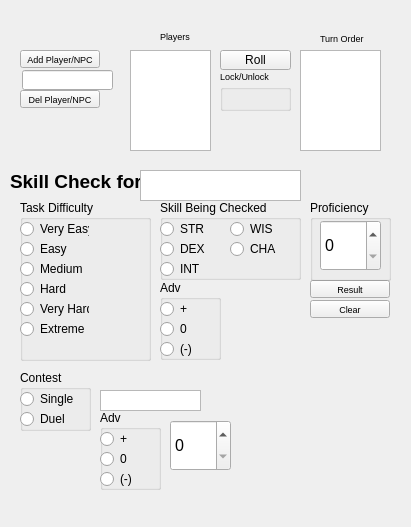
<?xml version="1.0" encoding="UTF-8"?>
<ui version="4.0">
 <class>Widget</class>
 <widget class="QWidget" name="Widget">
  <property name="geometry">
   <rect>
    <x>0</x>
    <y>0</y>
    <width>411</width>
    <height>527</height>
   </rect>
  </property>
  <property name="windowTitle">
   <string>Widget</string>
  </property>
  <widget class="QPushButton" name="AbilityCheck_Result">
   <property name="geometry">
    <rect>
     <x>310</x>
     <y>280</y>
     <width>80</width>
     <height>18</height>
    </rect>
   </property>
   <property name="font">
    <font>
     <pointsize>7</pointsize>
    </font>
   </property>
   <property name="text">
    <string>Result</string>
   </property>
  </widget>
  <widget class="QGroupBox" name="groupBox">
   <property name="geometry">
    <rect>
     <x>20</x>
     <y>200</y>
     <width>131</width>
     <height>161</height>
    </rect>
   </property>
   <property name="title">
    <string>Task Difficulty</string>
   </property>
   <widget class="QRadioButton" name="TaskDifficulty_vEasy">
    <property name="geometry">
     <rect>
      <x>0</x>
      <y>20</y>
      <width>69</width>
      <height>18</height>
     </rect>
    </property>
    <property name="text">
     <string>Very Easy</string>
    </property>
   </widget>
   <widget class="QRadioButton" name="TaskDifficulty_Easy">
    <property name="geometry">
     <rect>
      <x>0</x>
      <y>40</y>
      <width>69</width>
      <height>18</height>
     </rect>
    </property>
    <property name="text">
     <string>Easy</string>
    </property>
   </widget>
   <widget class="QRadioButton" name="TaskDifficulty_Medium">
    <property name="geometry">
     <rect>
      <x>0</x>
      <y>60</y>
      <width>69</width>
      <height>18</height>
     </rect>
    </property>
    <property name="text">
     <string>Medium</string>
    </property>
   </widget>
   <widget class="QRadioButton" name="TaskDifficulty_Hard">
    <property name="geometry">
     <rect>
      <x>0</x>
      <y>80</y>
      <width>69</width>
      <height>18</height>
     </rect>
    </property>
    <property name="text">
     <string>Hard</string>
    </property>
   </widget>
   <widget class="QRadioButton" name="TaskDifficulty_vHard">
    <property name="geometry">
     <rect>
      <x>0</x>
      <y>100</y>
      <width>69</width>
      <height>18</height>
     </rect>
    </property>
    <property name="text">
     <string>Very Hard</string>
    </property>
   </widget>
   <widget class="QRadioButton" name="TaskDifficulty_Extreme">
    <property name="geometry">
     <rect>
      <x>0</x>
      <y>120</y>
      <width>69</width>
      <height>18</height>
     </rect>
    </property>
    <property name="text">
     <string>Extreme</string>
    </property>
   </widget>
  </widget>
  <widget class="QGroupBox" name="groupBox_2">
   <property name="geometry">
    <rect>
     <x>160</x>
     <y>280</y>
     <width>61</width>
     <height>80</height>
    </rect>
   </property>
   <property name="title">
    <string>Adv</string>
   </property>
   <widget class="QRadioButton" name="Advantage_positive">
    <property name="geometry">
     <rect>
      <x>0</x>
      <y>20</y>
      <width>69</width>
      <height>18</height>
     </rect>
    </property>
    <property name="text">
     <string>+</string>
    </property>
   </widget>
   <widget class="QRadioButton" name="Advantage_neutral">
    <property name="geometry">
     <rect>
      <x>0</x>
      <y>40</y>
      <width>69</width>
      <height>18</height>
     </rect>
    </property>
    <property name="text">
     <string>0</string>
    </property>
   </widget>
   <widget class="QRadioButton" name="Advantage_negative">
    <property name="geometry">
     <rect>
      <x>0</x>
      <y>60</y>
      <width>69</width>
      <height>18</height>
     </rect>
    </property>
    <property name="text">
     <string>(-)</string>
    </property>
   </widget>
  </widget>
  <widget class="QGroupBox" name="groupBox_3">
   <property name="geometry">
    <rect>
     <x>20</x>
     <y>370</y>
     <width>71</width>
     <height>61</height>
    </rect>
   </property>
   <property name="title">
    <string>Contest</string>
   </property>
   <widget class="QRadioButton" name="Contest_Single">
    <property name="geometry">
     <rect>
      <x>0</x>
      <y>20</y>
      <width>69</width>
      <height>18</height>
     </rect>
    </property>
    <property name="text">
     <string>Single</string>
    </property>
   </widget>
   <widget class="QRadioButton" name="Contest_Duel">
    <property name="geometry">
     <rect>
      <x>0</x>
      <y>40</y>
      <width>69</width>
      <height>18</height>
     </rect>
    </property>
    <property name="text">
     <string>Duel</string>
    </property>
   </widget>
  </widget>
  <widget class="QGroupBox" name="groupBox_4">
   <property name="geometry">
    <rect>
     <x>160</x>
     <y>200</y>
     <width>141</width>
     <height>80</height>
    </rect>
   </property>
   <property name="title">
    <string>Skill Being Checked</string>
   </property>
   <widget class="QRadioButton" name="SkillCheck_STR">
    <property name="geometry">
     <rect>
      <x>0</x>
      <y>20</y>
      <width>69</width>
      <height>18</height>
     </rect>
    </property>
    <property name="text">
     <string>STR</string>
    </property>
   </widget>
   <widget class="QRadioButton" name="SkillCheck_DEX">
    <property name="geometry">
     <rect>
      <x>0</x>
      <y>40</y>
      <width>69</width>
      <height>18</height>
     </rect>
    </property>
    <property name="text">
     <string>DEX</string>
    </property>
   </widget>
   <widget class="QRadioButton" name="SkillCheck_INT">
    <property name="geometry">
     <rect>
      <x>0</x>
      <y>60</y>
      <width>69</width>
      <height>18</height>
     </rect>
    </property>
    <property name="text">
     <string>INT</string>
    </property>
   </widget>
   <widget class="QRadioButton" name="SkillCheck_WIS">
    <property name="geometry">
     <rect>
      <x>70</x>
      <y>20</y>
      <width>69</width>
      <height>18</height>
     </rect>
    </property>
    <property name="text">
     <string>WIS</string>
    </property>
   </widget>
   <widget class="QRadioButton" name="SkillCheck_CHA">
    <property name="geometry">
     <rect>
      <x>70</x>
      <y>40</y>
      <width>69</width>
      <height>18</height>
     </rect>
    </property>
    <property name="text">
     <string>CHA</string>
    </property>
   </widget>
  </widget>
  <widget class="QLabel" name="label">
   <property name="geometry">
    <rect>
     <x>10</x>
     <y>170</y>
     <width>131</width>
     <height>21</height>
    </rect>
   </property>
   <property name="text">
    <string>&lt;html&gt;&lt;head/&gt;&lt;body&gt;&lt;p&gt;&lt;span style=&quot; font-size:14pt; font-weight:700;&quot;&gt;Skill Check for&lt;/span&gt;&lt;/p&gt;&lt;/body&gt;&lt;/html&gt;</string>
   </property>
  </widget>
  <widget class="QPushButton" name="initRoll">
   <property name="geometry">
    <rect>
     <x>220</x>
     <y>50</y>
     <width>71</width>
     <height>20</height>
    </rect>
   </property>
   <property name="text">
    <string>Roll</string>
   </property>
  </widget>
  <widget class="QGroupBox" name="groupBox_5">
   <property name="geometry">
    <rect>
     <x>220</x>
     <y>70</y>
     <width>71</width>
     <height>41</height>
    </rect>
   </property>
   <property name="font">
    <font>
     <pointsize>7</pointsize>
    </font>
   </property>
   <property name="title">
    <string>Lock/Unlock</string>
   </property>
  </widget>
  <widget class="QListWidget" name="listWidget">
   <property name="geometry">
    <rect>
     <x>300</x>
     <y>50</y>
     <width>81</width>
     <height>101</height>
    </rect>
   </property>
   <property name="styleSheet">
    <string notr="true">font: 7pt &quot;Segoe UI&quot;;</string>
   </property>
  </widget>
  <widget class="QLabel" name="label_2">
   <property name="geometry">
    <rect>
     <x>160</x>
     <y>30</y>
     <width>37</width>
     <height>12</height>
    </rect>
   </property>
   <property name="font">
    <font>
     <pointsize>7</pointsize>
    </font>
   </property>
   <property name="text">
    <string>Players</string>
   </property>
  </widget>
  <widget class="QListWidget" name="listWidget2">
   <property name="geometry">
    <rect>
     <x>140</x>
     <y>170</y>
     <width>161</width>
     <height>31</height>
    </rect>
   </property>
  </widget>
  <widget class="QPushButton" name="SkillCheck_Clear">
   <property name="geometry">
    <rect>
     <x>310</x>
     <y>300</y>
     <width>80</width>
     <height>18</height>
    </rect>
   </property>
   <property name="font">
    <font>
     <pointsize>7</pointsize>
    </font>
   </property>
   <property name="text">
    <string>Clear</string>
   </property>
  </widget>
  <widget class="QPushButton" name="addPlayer">
   <property name="geometry">
    <rect>
     <x>20</x>
     <y>50</y>
     <width>80</width>
     <height>18</height>
    </rect>
   </property>
   <property name="font">
    <font>
     <pointsize>7</pointsize>
    </font>
   </property>
   <property name="text">
    <string>Add Player/NPC</string>
   </property>
  </widget>
  <widget class="QPushButton" name="delPlayer">
   <property name="geometry">
    <rect>
     <x>20</x>
     <y>90</y>
     <width>80</width>
     <height>18</height>
    </rect>
   </property>
   <property name="font">
    <font>
     <pointsize>7</pointsize>
    </font>
   </property>
   <property name="text">
    <string>Del Player/NPC</string>
   </property>
  </widget>
  <widget class="QGroupBox" name="groupBox_6">
   <property name="geometry">
    <rect>
     <x>310</x>
     <y>200</y>
     <width>81</width>
     <height>81</height>
    </rect>
   </property>
   <property name="title">
    <string>Proficiency</string>
   </property>
   <widget class="QSpinBox" name="SkillCheck_ProfBonus">
    <property name="geometry">
     <rect>
      <x>10</x>
      <y>20</y>
      <width>61</width>
      <height>51</height>
     </rect>
    </property>
    <property name="font">
     <font>
      <pointsize>12</pointsize>
     </font>
    </property>
   </widget>
  </widget>
  <widget class="QListWidget" name="playerList">
   <property name="geometry">
    <rect>
     <x>130</x>
     <y>50</y>
     <width>81</width>
     <height>101</height>
    </rect>
   </property>
   <property name="font">
    <font>
     <pointsize>7</pointsize>
    </font>
   </property>
  </widget>
  <widget class="QLineEdit" name="playerURL">
   <property name="geometry">
    <rect>
     <x>22</x>
     <y>70</y>
     <width>91</width>
     <height>20</height>
    </rect>
   </property>
  </widget>
  <widget class="QLabel" name="label_3">
   <property name="geometry">
    <rect>
     <x>320</x>
     <y>30</y>
     <width>51</width>
     <height>16</height>
    </rect>
   </property>
   <property name="font">
    <font>
     <pointsize>7</pointsize>
    </font>
   </property>
   <property name="text">
    <string>Turn Order</string>
   </property>
  </widget>
  <widget class="QListWidget" name="compList">
   <property name="geometry">
    <rect>
     <x>100</x>
     <y>390</y>
     <width>101</width>
     <height>21</height>
    </rect>
   </property>
   <property name="font">
    <font>
     <pointsize>7</pointsize>
    </font>
   </property>
  </widget>
  <widget class="QSpinBox" name="SkillCheck_cProfBonus">
   <property name="geometry">
    <rect>
     <x>170</x>
     <y>420</y>
     <width>61</width>
     <height>51</height>
    </rect>
   </property>
   <property name="font">
    <font>
     <pointsize>12</pointsize>
    </font>
   </property>
  </widget>
  <widget class="QGroupBox" name="groupBox_7">
   <property name="geometry">
    <rect>
     <x>100</x>
     <y>410</y>
     <width>61</width>
     <height>80</height>
    </rect>
   </property>
   <property name="title">
    <string>Adv</string>
   </property>
   <widget class="QRadioButton" name="cAdvantage_positive">
    <property name="geometry">
     <rect>
      <x>0</x>
      <y>20</y>
      <width>69</width>
      <height>18</height>
     </rect>
    </property>
    <property name="text">
     <string>+</string>
    </property>
   </widget>
   <widget class="QRadioButton" name="cAdvantage_neutral">
    <property name="geometry">
     <rect>
      <x>0</x>
      <y>40</y>
      <width>69</width>
      <height>18</height>
     </rect>
    </property>
    <property name="text">
     <string>0</string>
    </property>
   </widget>
   <widget class="QRadioButton" name="cAdvantage_negative">
    <property name="geometry">
     <rect>
      <x>0</x>
      <y>60</y>
      <width>69</width>
      <height>18</height>
     </rect>
    </property>
    <property name="text">
     <string>(-)</string>
    </property>
   </widget>
  </widget>
 </widget>
 <resources/>
 <connections/>
</ui>
